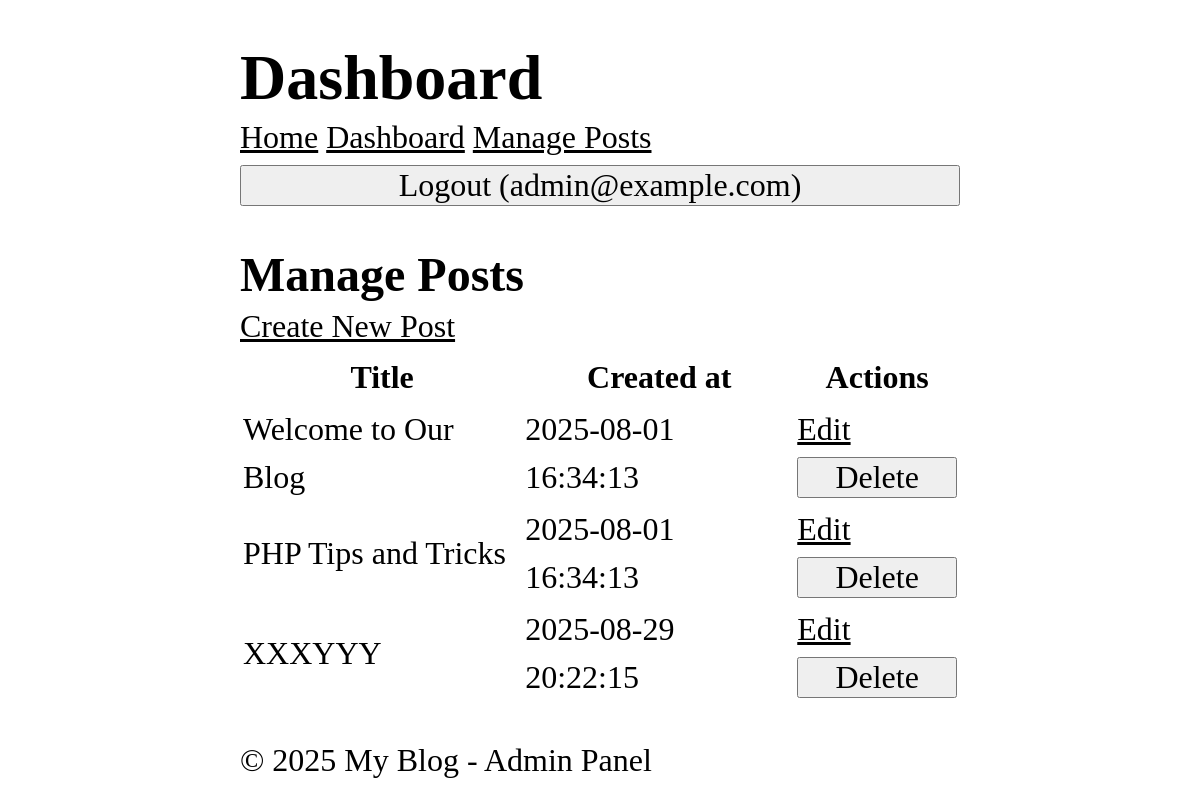
The app's page /admin/posts (signed in) with its own data.
### tables this page shows
CREATE TABLE users (
	id INTEGER PRIMARY KEY AUTOINCREMENT,
	name TEXT NOT NULL,
	email TEXT NOT NULL UNIQUE,
	password TEXT NOT NULL,
	role TEXT NOT NULL DEFAULT 'user',
	created_at DATETIME DEFAULT CURRENT_TIMESTAMP
);

CREATE TABLE posts (
	id INTEGER PRIMARY KEY AUTOINCREMENT,
	user_id INTEGER NOT NULL,
	title TEXT NOT NULL,
	content TEXT NOT NULL,
	views INTEGER NOT NULL DEFAULT 0,
	created_at DATETIME DEFAULT CURRENT_TIMESTAMP,
	FOREIGN KEY (user_id) REFERENCES users(id)
);

### core/View.php (called while the page is built, shortened)
<?php
class View {
	protected static $globals = [];
	public static function share(string $key, $value): void {
		static::$globals[$key] = $value;
	}
	public static function render(string $template, array $data = [], ?string $layout = null) : string {
		$data = [...static::$globals, ...$data];
		$content = static::renderTemplate(
			$template,
			$data
		);
		return static::renderLayout(
			$layout,
			$data,
			$content
		);
	}
	protected static function renderTemplate(string $template, array $data): string {
		extract($data);
		$path = dirname(__DIR__) . "/app/Views/$template.php";
		require $path;
		return ob_get_clean();
	}
protected static function renderLayout(?string $template, array $data, string $content): string {
	extract([...$data, 'content' => $content]);
		$path = dirname(__DIR__) . "/app/Views/$template.php";
		require $path;
		return ob_get_clean();
	}
}

### app/Controllers/Admin/PostController.php (called while the page is built, shortened)
<?php
class PostController {
		public function index() {
			return View::render(
				template: 'admin/post/index',
				layout: 'layouts/admin',
				data: ['posts' => Post::all()]
			);
		}
}

### core/Router.php (called while the page is built, shortened)
<?php
class Router {
  protected array $routes = [];
  protected array $globalMiddleware = [];
  protected array $routeMiddleware = [];
  public function add(string $method, string $uri, string $controller, array $middlewares = []): void {
    $this->routes[] = [
      'method' => $method,
      'uri' => $uri,
      'controller' => $controller,
      'middlewares' => $middlewares
    ];
  }
  public function addGlobalMiddleware(string $middleware): void {
    $this->globalMiddleware[] = $middleware;
  }
  public function addRouteMiddleware(string $name, string $middleware): void {
    $this->routeMiddleware[$name] = $middleware;
  }
  public function dispatch(string $uri, string $method): ?string {
    $route = $this->findRoute($uri, $method);
    $middlewares = [
      ...$this->globalMiddleware,
      ...array_map(fn($name) => $this->routeMiddleware[$name], $route['middlewares'])
    ];
    return $this->runMiddleware($middlewares, function () use ($route) {
      [$controller, $action] = explode('@', $route['controller']);
      return $this->callAction($controller, $action, $route['params']);
    });
  }
  protected function runMiddleware(array $middlewares, callable $target):mixed {
    $next = $target;
    foreach (array_reverse($middlewares) as $middleware) {
      $next = fn() => (new $middleware)->handle($next);
    }
    return $next();
  }
  protected function findRoute(string $uri, string $method): ?array {
    foreach ($this->routes as $route) {
      $params = $this->matchRoute($route['uri'], $uri);
      if ($params !== null && $route['method'] === $method) {
        return [...$route, 'params' => $params];
      }
    }
    return null;
  }
  protected function matchRoute(string $routeUri, string $requestUri): ?array {
    $routeSegments = explode('/', trim($routeUri, '/'));
    $requestSegments = explode('/', trim($requestUri, '/'));
    if (count($routeSegments) !== count($requestSegments)) {
      return null;
    }
    $params = [];
    foreach ($routeSegments as $index => $routeSegment) {
      if (str_starts_with($routeSegment, '{') && str_ends_with($routeSegment, '}')) {
        $params[trim($routeSegment, '{}')] = $requestSegments[$index];
      } elseif($routeSegment !== $requestSegments[$index]) {
        return null;
      }
    }
    return $params;
  }
  protected function callAction(string $controller, string $action, array $params): string {
    return (new $controllerClass)->$action(...$params);
  }
}

### app/Midlewares/Auth.php (called while the page is built, shortened)
<?php
class Auth implements Middleware {
	public function handle(callable $next)
	{
		$user = ServicesAuth::user();
		return $next();
	}
}

### app/Midlewares/CSRF.php (called while the page is built, shortened)
<?php
class CSRF implements Middleware {
	public function handle(callable $next)
	{
		return $next();
	}
}

### app/Midlewares/View.php (called while the page is built, shortened)
<?php
class View implements Middleware {
  public function handle(callable $next): mixed {
    CoreView::share('user', ServicesAuth::user());
    return $next();
  }
}

### core/Database.php (called while the page is built, shortened)
<?php
class Database {
	protected $pdo;
	public function __construct(array $config) {
		try {
			$dsn = $this->createDsn($config);
			$username = $config['username'] ?? null;
			$password = $config['password'] ?? null;
			$options = $config['options'] ?? null;
			$this->pdo = new PDO($dsn, $username, $password, $options);
			$this->pdo->setAttribute(PDO::ATTR_ERRMODE, PDO::ERRMODE_EXCEPTION);
		} catch (PDOException $e) {
			throw new Exception("Could not connect to the database");
		}
	}
	protected function createDsn(array $config): string {
		$driver = $config['driver'];
		$dbname = $config['dbname'];
		return match($driver) {
			'sqlite' => "sqlite:$dbname",
			default => throw new Exception("Unsuported database driver: $driver")
		};
	}
	public function query(string $sql, array $params = []): PDOStatement {
		$stmt = $this->pdo->prepare($sql);
		$stmt->execute($params);
		return $stmt;
	}
	public function fetchAll(string $sql, array $params = [], ?string $className = null): array {
		$stmt = $this->query($sql, $params);
		return $className
		? $stmt->fetchAll(PDO::FETCH_CLASS, $className)
		: $stmt->fetchAll(PDO::FETCH_ASSOC);
	}
	public function fetch(string $sql, array $params = [], ?string $className = null): mixed {
		$stmt = $this->query($sql, $params);
		$stmt->setFetchMode($className ? PDO::FETCH_CLASS : PDO::FETCH_ASSOC, $className);
		return $stmt->fetch();
	}
}

### core/Model.php (called while the page is built, shortened)
<?php
abstract class Model {
	protected static $table;
	public static function all(): array {
		$db = App::get('database');
		return $db->fetchAll("SELECT * FROM " . static::$table, [], static::class);
	}
	public static function find(mixed $id): static | null {
		$db = App::get('database');
		$result = $db->fetch("SELECT * FROM " . static::$table . " WHERE id = ?", [$id], static::class);
		return $result ? $result : null;
	}
}

### app/Services/Auth.php (called while the page is built, shortened)
<?php
class Auth {
	protected static $user = null;
	public static function user(): ?User {
		if (static::$user === null) {
			$userId = $_SESSION['user_id'] ?? null;
			static::$user = $userId ? User::find($userId) : RememberMe::user();
		}
		return static::$user;
	}
}

### core/App.php (called while the page is built, shortened)
<?php
class App {
	protected static $container = [];
	public static function bind(string $key, mixed $value): void {
		static::$container[$key] = $value;
	}
	public static function get(string $key): mixed {
		return static::$container[$key];
	}
}

### app/Services/CSRF.php (called while the page is built, shortened)
<?php
class CSRF {
	public static function verify(?string $token = null): bool {
		$method = $_SERVER['REQUEST_METHOD'];
		if (in_array($method,['GET', 'HEAD', 'OPTIONS'])) {
			return true;
		}
		return false;
	}
}

### app/Services/Authorization.php (called while the page is built, shortened)
<?php
class Authorization {
	public static function check(string $action, mixed $resource = null): bool {
		$user = Auth::user();
		if ('admin' === $user->role) {
			return true;
		}
		return match($action) {
			'dashboard' => in_array($user->role, ['admin', 'superadmin']),
			'edit_post', 'delete_post' => $resource instanceof Post && $resource->user_id === $user->id
			|| in_array($user->role, ['admin', 'superadmin']),
			'comment', 'create_post' => true,
			default => false
		};
	}
}

### app/Views/admin/post/index.php (the view, shortened to what this page needs)
<h2>Manage Posts</h2>
<a href="/admin/posts/create">Create New Post</a>
<table>
	<thead>
		<tr>
			<th>Title</th>
			<th>Created at</th>
			<th>Actions</th>
		</tr>
	</thead>
	<tbody>
		<?php foreach ($posts as $post): ?>
			<tr>
				<td><?= htmlspecialchars($post->title) ?></td>
				<td><?= $post->created_at ?></td>
				<td>
					<a href="/admin/posts/<?= $post->id ?>/edit">Edit</a>
					<form action="/admin/posts/<?= $post->id ?>/delete" method="POST" style="display:inline;">
						<button type="submit" onclick="return confirm('Are you sure you want to delete this post?');">Delete</button>
					</form>
				</td>
			</tr>
		<?php endforeach; ?>
	</tbody>
</table>

### app/Views/layouts/admin.php (shortened to what this page needs)
<!DOCTYPE html>
<html lang="en">
<head>
    <link rel="stylesheet" href="/style.css" />
</head>
<body>
  <header>
    <h1>Dashboard</h1>
  </header>
  <nav>
    <a href="/">Home</a>
    <a href="/admin/dashboard">Dashboard</a>
    <a href="/admin/posts">Manage Posts</a>
    <form action="/logout" method="POST">
      <button type="submit">Logout (<?= $user->email ?>)</button>
    </form>
  </nav>
  <main>
    <?= $content ?>
  </main>
  <footer>
    <p>&copy; <?=date('Y')?> My Blog - Admin Panel</p>
  </footer>
</body>
</html>

### public/style.css (style rules this page uses)
*, *::before, *::after { box-sizing: border-box; }
html { -moz-text-size-adjust: none; -webkit-text-size-adjust: none; text-size-adjust: none; }
body, h1, h2, h3, h4, p, figure, blockquote, dl, dd { margin-block-end: 0; }
body { min-height: 100vh; line-height: 1.5; max-width: 60%; margin-left: auto; margin-right: auto; font-size: 2em; font-family: Cambria, Cochin, Georgia, Times, 'Times New Roman', serif; }
h1, h2, h3, h4, button, input, label { line-height: 1.1; }
h1, h2, h3, h4 { text-wrap: balance; }
a:not([class]) { text-decoration-skip-ink: auto; color: currentColor; }
input, button, textarea, select { font-family: inherit; font-size: inherit; width: 100%; }

### records on screen
users: email "admin@example.com"
posts: title "Welcome to Our Blog", created_at "2025-08-01 16:34:13"
posts: title "PHP Tips and Tricks", created_at "2025-08-01 16:34:13"
posts: title "XXXYYY", created_at "2025-08-29 20:22:15"
